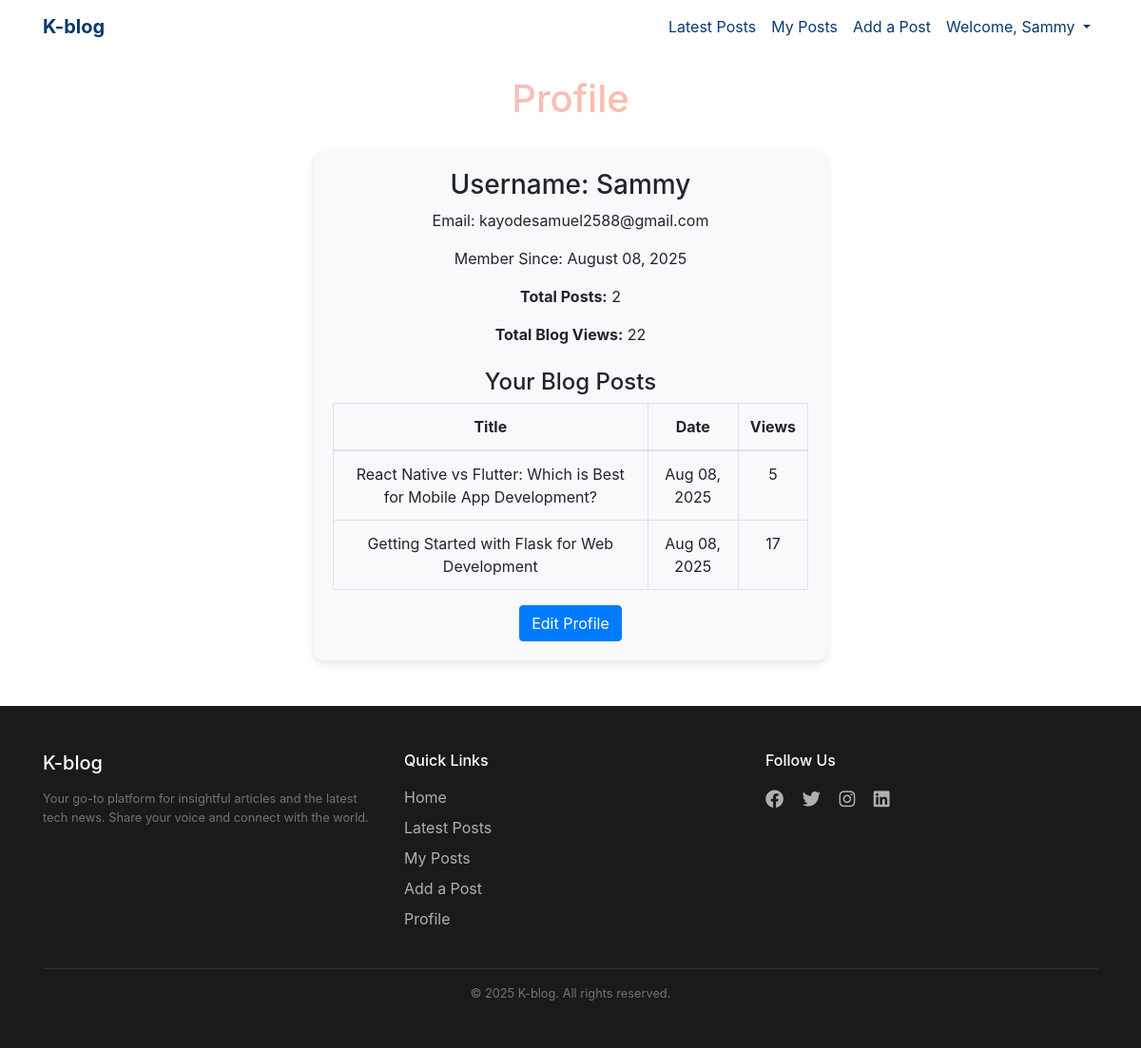
The app's page /profile (signed in) with its own data.
### models.py (models this page shows, shortened)
class User(db.Model):
    id = db.Column(db.Integer, primary_key=True, index=True)
    username = db.Column(db.String(50), unique=True, nullable=False)
    email = db.Column(db.String(200), unique=True, index=True)
    phone = db.Column(db.String(20))
    password_hash = db.Column(db.String(200))
    created = db.Column(db.DateTime, default=datetime.now)
    is_verified = db.Column(db.Boolean, default=False)
    verification_token = db.Column(db.String(100))
    reset_code = db.Column(db.String(10))
    reset_code_sent_at = db.Column(db.DateTime, default=datetime.utcnow)
    comments = db.relationship('Comment', backref='user', lazy=True)
    blogs = db.relationship('Blog', back_populates='user', cascade="all, delete")

class Blog(db.Model):
    id = db.Column(db.Integer, primary_key=True)
    title = db.Column(db.String(100), nullable=False)
    description = db.Column(db.Text, nullable=False)
    image_filename = db.Column(db.String(200))
    views = db.Column(db.Integer, default=0)
    date_published = db.Column(db.DateTime, default=datetime.now, nullable=False)
    user_id = db.Column(db.Integer, db.ForeignKey('user.id', name='fk_blog_user'), nullable=False)
    category_id = db.Column(db.Integer, db.ForeignKey('category.id'))
    tags = db.relationship('Tag', secondary=blog_tags, backref=db.backref('blogs', lazy='dynamic'))
    user = db.relationship('User', back_populates='blogs')
    comments = db.relationship('Comment', backref='blog', lazy=True, cascade='all, delete')

### routes.py (the view)
@app.route('/profile')
def profile():
    if 'user_id' not in session:
        flash('You need to log in to view your profile.', 'error')
        return redirect(url_for('login'))
    current_user = User.query.get(session['user_id'])
    if not current_user:
        flash('User not found. Please log in again.', 'error')
        return redirect(url_for('login'))
    post_count = Blog.query.filter_by(user_id=current_user.id).count()
    total_views = db.session.query(db.func.sum(Blog.views)).filter_by(user_id=current_user.id).scalar() or 0
    user_blogs = Blog.query.filter_by(user_id=current_user.id).order_by(Blog.date_published.desc()).all()
    return render_template('profile.html',
                           current_user=current_user,
                           post_count=post_count,
                           total_views=total_views,
                           user_blogs=user_blogs)

### routes.py (called while the page is built)
@app.context_processor
def inject_user():
    user = None
    if 'user_id' in session:
        user = User.query.get(session['user_id'])
    return dict(current_user=user)

### templates/profile.html
{% extends 'base.html' %}
{% block content %}
<h1 style="opacity: 0.6; margin-top:40px;" class="text-center" >Profile</h1>
<div class="profile-container">
    <div class="profile-card">
        <h3>Username: {{ current_user.username }}</h3>
        <p>Email: {{ current_user.email }}</p>
        <p>Member Since: {{ current_user.created.strftime('%B %d, %Y') }}</p>
        <p><strong>Total Posts:</strong> {{ post_count }}</p>
 <p><strong>Total Blog Views:</strong> {{ total_views }}</p>
<h4 class="mt-4">Your Blog Posts</h4>
<table class="table table-bordered">
  <thead>
    <tr>
      <th>Title</th>
      <th>Date</th>
      <th>Views</th>
    </tr>
  </thead>
  <tbody>
    {% for blog in user_blogs %}
    <tr>
      <td>{{ blog.title }}</td>
      <td>{{ blog.date_published.strftime('%b %d, %Y') }}</td>
      <td>{{ blog.views }}</td>
    </tr>
    {% endfor %}
  </tbody>
</table>
        <a href="{{ url_for('settings') }}" class="btn btn-primary">Edit Profile</a>
    </div>
</div>
{% endblock %}

### templates/base.html (shortened to what this page needs)
<!doctype html>
<html lang="en">
   <head>
      <link rel="stylesheet" href="https://cdn.jsdelivr.net/npm/bootstrap@4.5.3/dist/css/bootstrap.min.css">
      <link rel="stylesheet" href="{{ url_for('static', filename='css/style.css') }}">
      <link rel="stylesheet" href="https://use.fontawesome.com/releases/v5.6.3/css/all.css">
<link rel="stylesheet" href="https://stackpath.bootstrapcdn.com/bootstrap/4.5.2/css/bootstrap.min.css">
 <link rel="stylesheet" href="https://use.fontawesome.com/releases/v5.15.4/css/all.css" />
   </head>
   <body>
<nav class="navbar navbar-expand-lg navbar-custom fixed-top">
      <div class="container">
          <a class="navbar-brand" href="{{ url_for('home_page') }}">K-blog</a>
          <div class="collapse navbar-collapse" id="navbarNav">
              <ul class="navbar-nav ml-auto">
                  <li class="nav-item">
                      <a class="nav-link" href="{{ url_for('blog') }}">Latest Posts</a>
                  </li>
                  {% if 'user_id' in session %}
                      <li class="nav-item">
                          <a class="nav-link" href="{{ url_for('my_posts') }}">My Posts</a>
                      </li>
                      <li class="nav-item">
                          <a class="nav-link" href="{{ url_for('add_post') }}">Add a Post</a>
                      </li>
                      <li class="nav-item dropdown">
                          <a class="nav-link dropdown-toggle" href="#" id="userDropdown" role="button" data-toggle="dropdown" aria-haspopup="true" aria-expanded="false">
                              Welcome, {{ current_user.username }}
                          </a>
                      </li>
                  {% endif %}
              </ul>
          </div>
      </div>
  </nav>
      <div class="container mt-4 p-0" >
         {% block content %}
         {% endblock %}
      </div>
<footer class="footer-modern py-5 mt-5">
  <div class="container">
    <div class="row g-4">
      <div class="col-md-4">
        <h5 class="fw-bold mb-3">K-blog</h5>
        <p class="text-muted small">
          Your go-to platform for insightful articles and the latest tech news.
          Share your voice and connect with the world.
        </p>
      </div>
      <div class="col-md-4">
        <h6 class="fw-semibold mb-3">Quick Links</h6>
        <ul class="list-unstyled">
          <li><a href="{{ url_for('home_page') }}">Home</a></li>
          <li><a href="{{ url_for('blog') }}">Latest Posts</a></li>
          <li><a href="{{ url_for('my_posts') }}">My Posts</a></li>
          <li><a href="{{ url_for('add_post') }}">Add a Post</a></li>
          <li><a href="{{ url_for('profile') }}">Profile</a></li>
        </ul>
      </div>
      <div class="col-md-4">
        <h6 class="fw-semibold mb-3">Follow Us</h6>
        <div class="social-links">
          <a href="#" aria-label="Facebook"><i class="fab fa-facebook"></i></a>
          <a href="#" aria-label="Twitter"><i class="fab fa-twitter"></i></a>
          <a href="#" aria-label="Instagram"><i class="fab fa-instagram"></i></a>
          <a href="#" aria-label="LinkedIn"><i class="fab fa-linkedin"></i></a>
        </div>
      </div>
    </div>
    <hr class="mt-4 mb-3">
    <div class="text-center small text-muted">
      &copy; {{ current_year if current_year else 2025 }} K-blog. All rights reserved.
    </div>
  </div>
</footer>
   </body>
</html>

### static/css/style.css (style rules this page uses)
body { background-color: #f0efef; color: #333; padding-top: 40px; }
.navbar-custom { background-color: #fff; }
.navbar-custom .navbar-nav .nav-link { color: #07396e; }
.navbar-custom .navbar-brand { color: #07396e; }
h1 { background: linear-gradient(94.23deg,#9eb1fc 12.41%,#fd9179 52.55%,#ff6969 89.95%); -webkit-background-clip: text; -webkit-text-fill-color: transparent; }
.navbar-brand { font-size: 20px; font-weight: bold; }
.profile-container { max-width: 600px; margin: auto; }
.profile-card { background: #f8f9fa; padding: 20px; border-radius: 10px; text-align: center; margin: 30px; box-shadow: 0px 4px 8px rgba(0, 0, 0, 0.1); }
.footer-modern { background-color: #1a1a1a; color: #f5f5f5; }
.footer-modern h5, .footer-modern h6 { color: #fff; }
.footer-modern ul li { margin-bottom: 8px; }
.footer-modern a { color: #b0b0b0; text-decoration: none; transition: color 0.3s ease; }
.footer-modern .social-links a { font-size: 1.2rem; margin-right: 15px; color: #b0b0b0; transition: color 0.3s ease, transform 0.3s ease; }
.footer-modern hr { border-top: 1px solid rgba(255,255,255,0.1); }

### records on screen
User: username "Sammy", email "kayodesamuel2588@gmail.com", created "August 08, 2025"
Blog: title "React Native vs Flutter: Which is Best for Mobile App Development?", date_published "Aug 08, 2025", views "5"
Blog: title "Getting Started with Flask for Web Development", date_published "Aug 08, 2025", views "17"

### other values on screen
{{ post_count }} "2"
{{ total_views }} "22"
{{ current_year if current_year else 2025 }} "2025"
